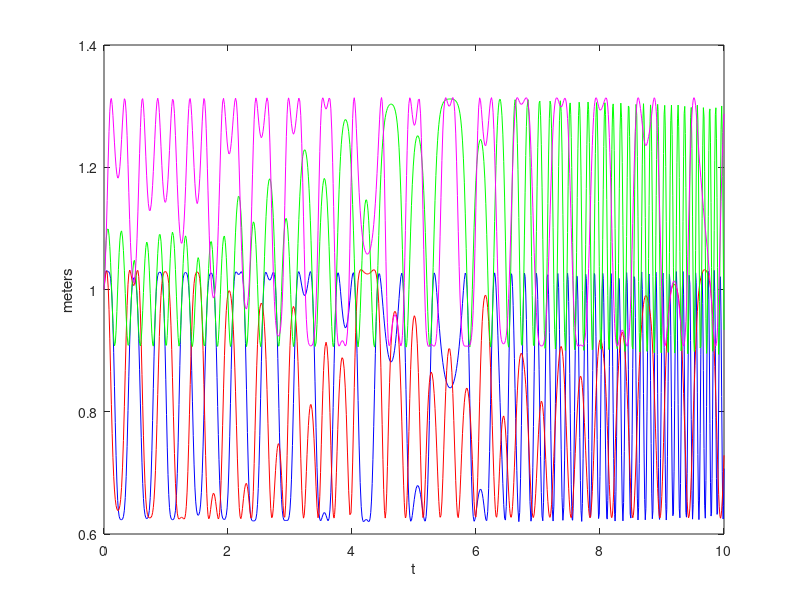

The MATLAB source for this figure:
% p_1=x(1)
% p_2=x(2)
% q_k=x(3)
% th_1=x(4)
% th_2=x(5)
% x_1=x(6)
% x_2=x(7)
% y_1=x(8)
% y_2=x(9)
% alp=x(10)
k=17;
m_1=0.288;
m_2=0.288;
g=9.81;
L=0.2032;
d=0.2667;
% [p_1_dot,p_2_dot,q_k_dot,theta_1_dot,theta_2_dot,x_1_dot,x_2_dot,y_1_dot,y_2_dot,alp_dot]
vector=@(t,x) [((-1)*(cos(x(4))*cos(x(10))))-(sin(x(4))*((m_1*g)+(k*x(3)*sin(x(10)))));(((cos(x(5))*cos(x(10))*k*x(3))-(sin(x(5))*(m_2*g-(k*x(3)*sin(x(10)))))));((cos(x(10))*((x(1)/m_1)*cos((x(4)))-((x(2)/m_2)*cos(x(5)))))+(sin(x(10))*((x(1)/m_1)*sin((x(4)))-((x(2)/m_2)*sin(x(5))))));(x(1)/(L*m_1));((x(2)/(L*m_2)));(x(1)/m_1)*cos(x(4));(x(2)/m_2)*cos(x(5));(x(1)/m_1)*sin(x(4));(x(2)/m_2)*sin(x(5));atan((L-L+x(9)-x(8))/(d+x(7)-x(6)))];
[t,xa] = ode45(vector,[0 10],[1 0.5 1 1 1 1 1 1 1 1]);

plot(t,xa(:,6),'b',t,xa(:,7),'r',t,xa(:,8),'g',t,xa(:,9),'m');
xlabel('t'), ylabel('meters')